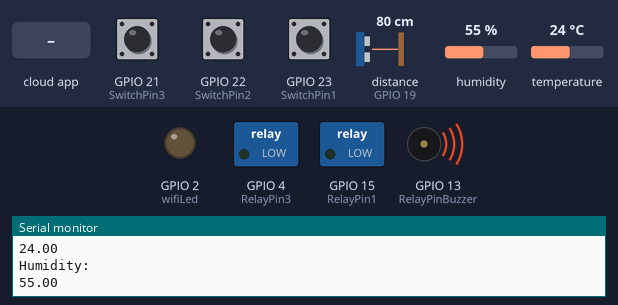
A sketch run on a simulated ESP32. Shown: switched loads named in the sketch (green lamp = pin HIGH), output pins drawn as LEDs (lit = HIGH), buzzer (waves = sounding, pin HIGH), the last lines printed to the serial monitor. Wiring (inferred from the names in the program): ultrasonic range finder: trigger GPIO 18; echo GPIO 19. The test bench sets the inputs (shaded band); at power-on: distance to the obstacle (sensor on GPIO 19) 80 cm, GPIO 21 (SwitchPin3) HIGH, GPIO 22 (SwitchPin2) HIGH, GPIO 23 (SwitchPin1) HIGH, humidity 55 %, temperature 24 °C. The echo pulse lasts 58.3 µs per cm; WiFi joins after 1.5 s; servers stay silent unless stated; pins used as bus, display or sensor lines are not drawn.

Above: at 2.8 s.
2.9 s: the phone or cloud app sets 63878a02b8a7fefbd64f4a72 to 0
At 3.4 s:
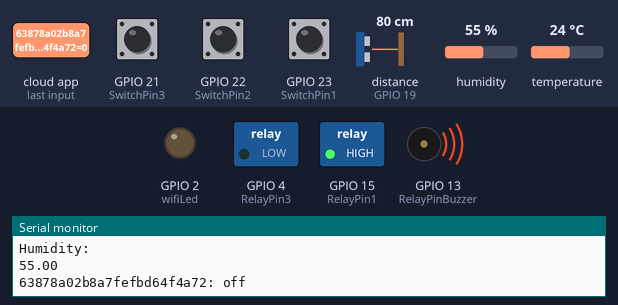
4.4 s: the phone or cloud app sets 63878a1b333d12dd2a03ae57 to 0
At 5.6 s:
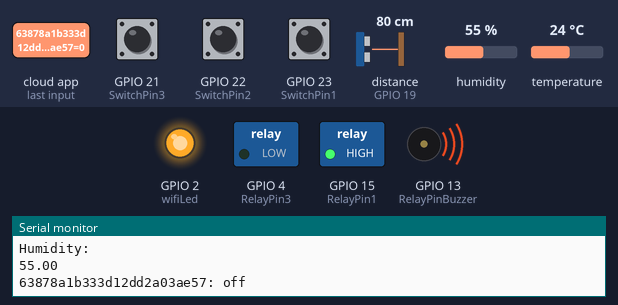
5.9 s: the phone or cloud app sets 63878a38b8a7fefbd64f4b34 to 0
At 6.8 s:
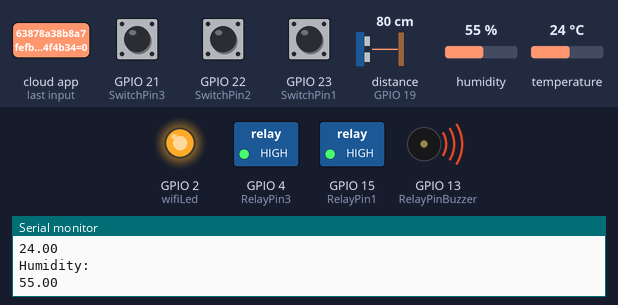
7.5 s: the phone or cloud app sets 63878a02b8a7fefbd64f4a72 to 1
At 8.7 s:
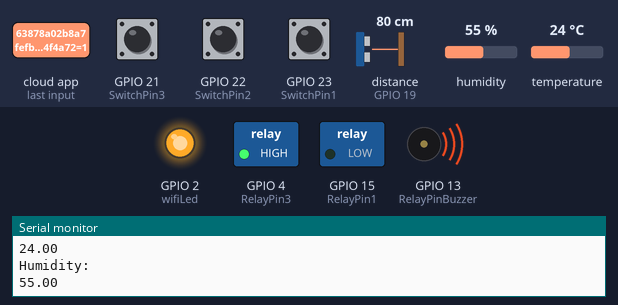
9.1 s: distance to the obstacle (sensor on GPIO 19) set to 13 cm
10.6 s: distance to the obstacle (sensor on GPIO 19) set to 10 cm
At 12.0 s:
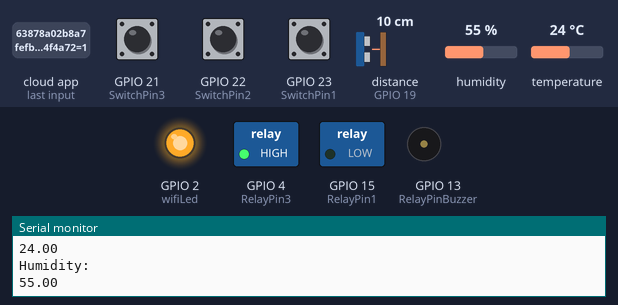
Timing chart, 0 to 13.1 s (numbered marks = the images above; inputs shaded):
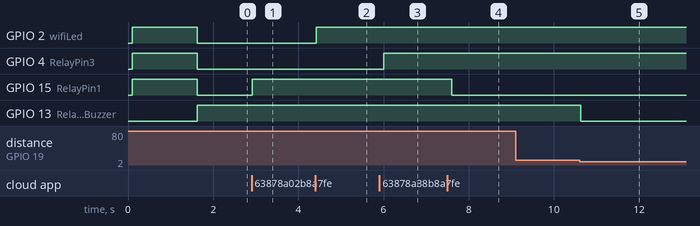

Measured:
- the behaviour switches between 12 and 11 cm on distance to the obstacle (sensor on GPIO 19) (found by bisection; images 4 and 5)
- after the input at 2.9 s, GPIO 15 (RelayPin1): LOW → HIGH at once
- after the input at 4.4 s, GPIO 2 (wifiLed): LOW → HIGH at once
- after the input at 5.9 s, GPIO 4 (RelayPin3): LOW → HIGH after 0.10 s
- after the input at 7.5 s, GPIO 15 (RelayPin1): HIGH → LOW after 0.10 s
- after the input at 10.6 s, GPIO 13 (RelayPinBuzzer): HIGH → LOW at once

The sketch:

home_automation.ino
```cpp
// ESP32 Google Assistant + Alexa + Manual HomeAutomation with Sinric Pro


#include <Arduino.h>                          //ArduinoJson Library: https://github.com/bblanchon/ArduinoJson
#include <WiFi.h>
#include "SinricPro.h"                        //SinricPro Library: https://sinricpro.github.io/esp8266-esp32-sdk/
#include "SinricProSwitch.h"
#include <map>
#include "DHT.h"

// include the library code:
#include <LiquidCrystal.h>


// initialize the library with the numbers of the interface pins

// Uncomment the following line to enable serial debug output
//#define ENABLE_DEBUG

#ifdef ENABLE_DEBUG
       #define DEBUG_ESP_PORT Serial
       #define NODEBUG_WEBSOCKETS             //arduinoWebSockets Library: https://github.com/Links2004/arduinoWebSockets
       #define NDEBUG
#endif
#define WIFI_SSID         "tarapdpo30"      //Enter WiFi Name
#define WIFI_PASS         "CLB2838836"      //Enter WiFi Password
#define APP_KEY           "7ab0cd90-4d3d-474d-a83a-20c0ae476c82"                  //Enter APP-KEY
#define APP_SECRET        "e904ec90-1a05-4d67-8b16-f5be38b5fd02-be821aa2-f79f-4ceb-ac34-06b585e70d41"     //Enter APP-SECRET

//Enter the device IDs here
#define device_ID_1   "63878a02b8a7fefbd64f4a72"  //SWITCH 1 ID
#define device_ID_2   "63878a1b333d12dd2a03ae57"  //SWITCH 2 ID
#define device_ID_3   "63878a38b8a7fefbd64f4b34"  //SWITCH 3 ID

// define the GPIO connected with Relays and switches
#define RelayPin1 15  //D15
#define RelayPin2 2  //D2
#define RelayPin3 4  //D4
#define RelayPinBuzzer 13 //D13

#define SwitchPin1 23  //D23
#define SwitchPin2 22  //D22
#define SwitchPin3 21  //D21


#define wifiLed   2   //D2


//display


#define BAUD_RATE   9600

#define DEBOUNCE_TIME 250

typedef struct {      // struct for the std::map below
  int relayPIN;
  int flipSwitchPIN;
} deviceConfig_t;


std::map<String, deviceConfig_t> devices = {
    //{deviceId, {relayPIN,  flipSwitchPIN}}
    {device_ID_1, {  RelayPin1, SwitchPin1 }},
    {device_ID_2, {  RelayPin2, SwitchPin2 }},
    {device_ID_3, {  RelayPin3, SwitchPin3 }},

};

typedef struct {      // struct for the std::map below
  String deviceId;
  bool lastFlipSwitchState;
  unsigned long lastFlipSwitchChange;
} flipSwitchConfig_t;

std::map<int, flipSwitchConfig_t> flipSwitches;    // this map is used to map flipSwitch PINs to deviceId and handling debounce and last flipSwitch state checks
                                                  // it will be setup in "setupFlipSwitches" function, using informations from devices map

void setupRelays() {
  for (auto &device : devices) {           // for each device (relay, flipSwitch combination)
    int relayPIN = device.second.relayPIN; // get the relay pin
    pinMode(relayPIN, OUTPUT);             // set relay pin to OUTPUT
    digitalWrite(relayPIN, HIGH);
  }
}

void setupFlipSwitches() {
  for (auto &device : devices)  {                     // for each device (relay / flipSwitch combination)
    flipSwitchConfig_t flipSwitchConfig;              // create a new flipSwitch configuration

    flipSwitchConfig.deviceId = device.first;         // set the deviceId
    flipSwitchConfig.lastFlipSwitchChange = 0;        // set debounce time
    flipSwitchConfig.lastFlipSwitchState = false;     // set lastFlipSwitchState to false (LOW)--

    int flipSwitchPIN = device.second.flipSwitchPIN;  // get the flipSwitchPIN

    flipSwitches[flipSwitchPIN] = flipSwitchConfig;   // save the flipSwitch config to flipSwitches map
    pinMode(flipSwitchPIN, INPUT_PULLUP);                   // set the flipSwitch pin to INPUT
  }
}

bool onPowerState(String deviceId, bool &state)
{
  Serial.printf("%s: %s\r\n", deviceId.c_str(), state ? "on" : "off");
  int relayPIN = devices[deviceId].relayPIN; // get the relay pin for corresponding device
  digitalWrite(relayPIN, !state);             // set the new relay state
  return true;
}

void handleFlipSwitches() {
  unsigned long actualMillis = millis();                                          // get actual millis
  for (auto &flipSwitch : flipSwitches) {                                         // for each flipSwitch in flipSwitches map
    unsigned long lastFlipSwitchChange = flipSwitch.second.lastFlipSwitchChange;  // get the timestamp when flipSwitch was pressed last time (used to debounce / limit events)

    if (actualMillis - lastFlipSwitchChange > DEBOUNCE_TIME) {                    // if time is > debounce time...

      int flipSwitchPIN = flipSwitch.first;                                       // get the flipSwitch pin from configuration
      bool lastFlipSwitchState = flipSwitch.second.lastFlipSwitchState;           // get the lastFlipSwitchState
      bool flipSwitchState = digitalRead(flipSwitchPIN);                          // read the current flipSwitch state
      if (flipSwitchState != lastFlipSwitchState) {                               // if the flipSwitchState has changed...
#ifdef TACTILE_BUTTON
        if (flipSwitchState) {                                                    // if the tactile button is pressed
#endif
          flipSwitch.second.lastFlipSwitchChange = actualMillis;                  // update lastFlipSwitchChange time
          String deviceId = flipSwitch.second.deviceId;                           // get the deviceId from config
          int relayPIN = devices[deviceId].relayPIN;                              // get the relayPIN from config
          bool newRelayState = !digitalRead(relayPIN);                            // set the new relay State
          digitalWrite(relayPIN, newRelayState);                                  // set the trelay to the new state

          SinricProSwitch &mySwitch = SinricPro[deviceId];                        // get Switch device from SinricPro
          mySwitch.sendPowerStateEvent(!newRelayState);                            // send the event
#ifdef TACTILE_BUTTON
        }
#endif
        flipSwitch.second.lastFlipSwitchState = flipSwitchState;                  // update lastFlipSwitchState
      }
    }
  }
}

void setupWiFi()
{
  Serial.printf("\r\n[Wifi]: Connecting");
  WiFi.begin(WIFI_SSID, WIFI_PASS);

  while (WiFi.status() != WL_CONNECTED)
  {
    Serial.printf(".");
    delay(250);
  }
  digitalWrite(wifiLed, HIGH);
  Serial.printf("connected!\r\n[WiFi]: IP-Address is %s\r\n", WiFi.localIP().toString().c_str());
}

void setupSinricPro()
{
  for (auto &device : devices)
  {
    const char *deviceId = device.first.c_str();
    SinricProSwitch &mySwitch = SinricPro[deviceId];
    mySwitch.onPowerState(onPowerState);
  }

  SinricPro.begin(APP_KEY, APP_SECRET);
  SinricPro.restoreDeviceStates(true);
}

//dht sensor
#define DHTTYPE DHT11   // DHT 11

uint8_t DHTPin = 5;

DHT dht(DHTPin, DHTTYPE);

float Temperature;
float Humidity;

 int trigPin = 18;
 int echoPin = 19;
 int duration;
 int distance;
void setup()
{
  Serial.begin(BAUD_RATE);
  delay(100);

  pinMode(wifiLed, OUTPUT);
  pinMode(DHTPin, INPUT);

  digitalWrite(wifiLed, LOW);

  setupRelays();
  setupFlipSwitches();
  setupWiFi();
  setupSinricPro();


  dht.begin();

  Serial.println("Reading temperature and humidity ");


  pinMode(trigPin, OUTPUT);
  pinMode(echoPin, INPUT);
   pinMode(RelayPinBuzzer, OUTPUT);
 digitalWrite(RelayPinBuzzer,HIGH);


}
int period = 2000;
unsigned long time_now = 0;
int period_buzzer = 2000;
unsigned long time_now_buzzer = 0;

//ultrasonic sensor


void loop()
{
  SinricPro.handle();
  handleFlipSwitches();
   if(millis() >= time_now + period){
        time_now += period;

  Temperature = dht.readTemperature(); // Gets the values of the temperature
    Humidity = dht.readHumidity(); // Gets the values of the humidity
  Serial.println("Temperature:\n");
  Serial.println(Temperature);
  Serial.println("Humidity:\n");
  Serial.println(Humidity);
    }
     digitalWrite(trigPin, LOW);
  delayMicroseconds(2);
  digitalWrite(trigPin, HIGH);
  delayMicroseconds(10);
  digitalWrite(trigPin, LOW);
  duration = pulseIn(echoPin, HIGH);
  distance= duration*0.034/2;

  if(distance<=10){
    digitalWrite(RelayPinBuzzer,LOW);

  }
  else if(millis() >= time_now_buzzer + period_buzzer){
        time_now_buzzer += period_buzzer;
 digitalWrite(RelayPinBuzzer,HIGH);
    }
  delay(100);

}
```
